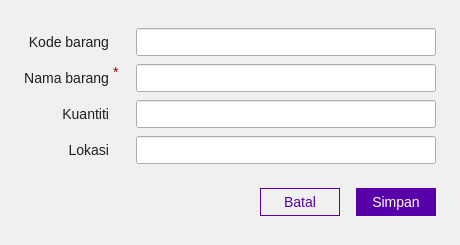
<?xml version="1.0" encoding="UTF-8"?>
<ui version="4.0">
 <class>dialog</class>
 <widget class="QDialog" name="dialog">
  <property name="geometry">
   <rect>
    <x>0</x>
    <y>0</y>
    <width>460</width>
    <height>245</height>
   </rect>
  </property>
  <property name="windowTitle">
   <string>Tambah Barang</string>
  </property>
  <property name="styleSheet">
   <string notr="true">#background {
	background-color: rgb(240, 240, 240);
}

#kode_label,
#nama_label,
#kuantiti_label,
#lokasi_label {
	color: rgb(30, 30, 30);
	font-size: 14px;
}

#nama_mandatory {
	color: rgb(156, 0, 0);
	font-size: 14px;
}

#kode_input,
#nama_input,
#kuantiti_input,
#lokasi_input {
	padding: 4px 8px;
	font-size: 14px;
	color: rgb(30, 30, 30);
}

#kode_input:hover,
#nama_input:hover,
#kuantiti_input:hover,
#lokasi_input:hover {
    border: 1px solid rgb(73, 0, 131);
}

#kode_input:focus,
#nama_input:focus,
#kuantiti_input:focus,
#lokasi_input:focus {
    border: 1px solid rgb(133, 0, 237);
}

#batal_btn {
	padding: 5px 0;
	font-size: 14px;
	color: rgb(88, 0, 169);
	background-color: transparent;
	border: 1px solid  rgb(88, 0, 169);
}

#batal_btn:hover {
	background-color: rgb(215, 215, 215);
}

#simpan_btn {
	padding: 5px 0;
	font-size: 14px;
	color: rgb(255, 255, 255);
	background-color: rgb(88, 0, 169);
	border: 1px solid  rgb(88, 0, 169);
}

#simpan_btn:hover {
	background-color: rgb(69, 0, 133);
}</string>
  </property>
  <layout class="QGridLayout" name="gridLayout_2">
   <property name="leftMargin">
    <number>0</number>
   </property>
   <property name="topMargin">
    <number>0</number>
   </property>
   <property name="rightMargin">
    <number>0</number>
   </property>
   <property name="bottomMargin">
    <number>0</number>
   </property>
   <property name="horizontalSpacing">
    <number>0</number>
   </property>
   <item row="1" column="0">
    <widget class="QWidget" name="background" native="true">
     <layout class="QGridLayout" name="gridLayout_3">
      <property name="leftMargin">
       <number>0</number>
      </property>
      <property name="topMargin">
       <number>0</number>
      </property>
      <property name="rightMargin">
       <number>0</number>
      </property>
      <property name="bottomMargin">
       <number>0</number>
      </property>
      <property name="spacing">
       <number>0</number>
      </property>
      <item row="0" column="0">
       <layout class="QVBoxLayout" name="layout">
        <property name="spacing">
         <number>24</number>
        </property>
        <property name="leftMargin">
         <number>24</number>
        </property>
        <property name="topMargin">
         <number>24</number>
        </property>
        <property name="rightMargin">
         <number>24</number>
        </property>
        <property name="bottomMargin">
         <number>24</number>
        </property>
        <item>
         <layout class="QGridLayout" name="gridLayout" rowstretch="0,0,0,0,0,0" rowminimumheight="0,0,0,0,0,0">
          <property name="bottomMargin">
           <number>0</number>
          </property>
          <property name="horizontalSpacing">
           <number>4</number>
          </property>
          <property name="verticalSpacing">
           <number>8</number>
          </property>
          <item row="1" column="1">
           <widget class="QLabel" name="nama_mandatory">
            <property name="text">
             <string>*</string>
            </property>
            <property name="alignment">
             <set>Qt::AlignLeading|Qt::AlignLeft|Qt::AlignTop</set>
            </property>
           </widget>
          </item>
          <item row="3" column="0">
           <widget class="QLabel" name="kuantiti_label">
            <property name="text">
             <string>Kuantiti</string>
            </property>
            <property name="alignment">
             <set>Qt::AlignRight|Qt::AlignTrailing|Qt::AlignVCenter</set>
            </property>
           </widget>
          </item>
          <item row="5" column="2">
           <spacer name="horizontalSpacer_5">
            <property name="orientation">
             <enum>Qt::Horizontal</enum>
            </property>
            <property name="sizeType">
             <enum>QSizePolicy::Fixed</enum>
            </property>
            <property name="sizeHint" stdset="0">
             <size>
              <width>8</width>
              <height>1</height>
             </size>
            </property>
           </spacer>
          </item>
          <item row="5" column="3">
           <widget class="QLineEdit" name="lokasi_input">
            <property name="minimumSize">
             <size>
              <width>300</width>
              <height>0</height>
             </size>
            </property>
            <property name="maximumSize">
             <size>
              <width>300</width>
              <height>16777215</height>
             </size>
            </property>
            <property name="maxLength">
             <number>100</number>
            </property>
           </widget>
          </item>
          <item row="5" column="0">
           <widget class="QLabel" name="lokasi_label">
            <property name="text">
             <string>Lokasi</string>
            </property>
            <property name="alignment">
             <set>Qt::AlignRight|Qt::AlignTrailing|Qt::AlignVCenter</set>
            </property>
           </widget>
          </item>
          <item row="0" column="3">
           <widget class="QLineEdit" name="kode_input">
            <property name="minimumSize">
             <size>
              <width>300</width>
              <height>0</height>
             </size>
            </property>
            <property name="maximumSize">
             <size>
              <width>300</width>
              <height>16777215</height>
             </size>
            </property>
            <property name="focusPolicy">
             <enum>Qt::StrongFocus</enum>
            </property>
            <property name="maxLength">
             <number>30</number>
            </property>
           </widget>
          </item>
          <item row="1" column="2">
           <spacer name="horizontalSpacer">
            <property name="orientation">
             <enum>Qt::Horizontal</enum>
            </property>
            <property name="sizeType">
             <enum>QSizePolicy::Fixed</enum>
            </property>
            <property name="sizeHint" stdset="0">
             <size>
              <width>8</width>
              <height>1</height>
             </size>
            </property>
           </spacer>
          </item>
          <item row="0" column="2">
           <spacer name="horizontalSpacer_2">
            <property name="orientation">
             <enum>Qt::Horizontal</enum>
            </property>
            <property name="sizeType">
             <enum>QSizePolicy::Fixed</enum>
            </property>
            <property name="sizeHint" stdset="0">
             <size>
              <width>8</width>
              <height>1</height>
             </size>
            </property>
           </spacer>
          </item>
          <item row="1" column="0">
           <widget class="QLabel" name="nama_label">
            <property name="text">
             <string>Nama barang</string>
            </property>
            <property name="alignment">
             <set>Qt::AlignRight|Qt::AlignTrailing|Qt::AlignVCenter</set>
            </property>
           </widget>
          </item>
          <item row="3" column="2">
           <spacer name="horizontalSpacer_4">
            <property name="orientation">
             <enum>Qt::Horizontal</enum>
            </property>
            <property name="sizeType">
             <enum>QSizePolicy::Fixed</enum>
            </property>
            <property name="sizeHint" stdset="0">
             <size>
              <width>8</width>
              <height>1</height>
             </size>
            </property>
           </spacer>
          </item>
          <item row="1" column="3">
           <widget class="QLineEdit" name="nama_input">
            <property name="minimumSize">
             <size>
              <width>300</width>
              <height>0</height>
             </size>
            </property>
            <property name="maximumSize">
             <size>
              <width>300</width>
              <height>16777215</height>
             </size>
            </property>
            <property name="maxLength">
             <number>50</number>
            </property>
           </widget>
          </item>
          <item row="0" column="0">
           <widget class="QLabel" name="kode_label">
            <property name="text">
             <string>Kode barang</string>
            </property>
            <property name="alignment">
             <set>Qt::AlignRight|Qt::AlignTrailing|Qt::AlignVCenter</set>
            </property>
           </widget>
          </item>
          <item row="3" column="3">
           <widget class="QLineEdit" name="kuantiti_input">
            <property name="minimumSize">
             <size>
              <width>300</width>
              <height>0</height>
             </size>
            </property>
            <property name="maximumSize">
             <size>
              <width>300</width>
              <height>16777215</height>
             </size>
            </property>
           </widget>
          </item>
         </layout>
        </item>
        <item>
         <layout class="QHBoxLayout" name="horizontalLayout_2">
          <property name="spacing">
           <number>16</number>
          </property>
          <item>
           <spacer name="horizontalSpacer_3">
            <property name="orientation">
             <enum>Qt::Horizontal</enum>
            </property>
            <property name="sizeHint" stdset="0">
             <size>
              <width>40</width>
              <height>20</height>
             </size>
            </property>
           </spacer>
          </item>
          <item>
           <widget class="QPushButton" name="batal_btn">
            <property name="minimumSize">
             <size>
              <width>80</width>
              <height>0</height>
             </size>
            </property>
            <property name="maximumSize">
             <size>
              <width>80</width>
              <height>16777215</height>
             </size>
            </property>
            <property name="cursor">
             <cursorShape>PointingHandCursor</cursorShape>
            </property>
            <property name="text">
             <string>Batal</string>
            </property>
           </widget>
          </item>
          <item>
           <widget class="QPushButton" name="simpan_btn">
            <property name="minimumSize">
             <size>
              <width>80</width>
              <height>0</height>
             </size>
            </property>
            <property name="maximumSize">
             <size>
              <width>80</width>
              <height>16777215</height>
             </size>
            </property>
            <property name="cursor">
             <cursorShape>PointingHandCursor</cursorShape>
            </property>
            <property name="text">
             <string>Simpan</string>
            </property>
           </widget>
          </item>
         </layout>
        </item>
       </layout>
      </item>
     </layout>
    </widget>
   </item>
  </layout>
 </widget>
 <resources/>
 <connections/>
</ui>
